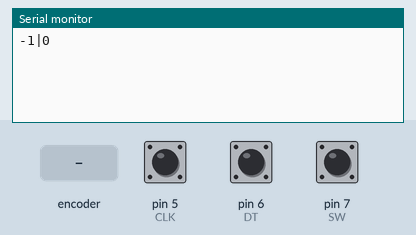
The sketch below on a simulated Arduino Uno, built with avr-gcc and run on an emulated ATmega328P. Parts: the last lines printed to the serial monitor. The test bench sets the inputs (shaded band); at power-on: pin 7 (SW) HIGH, pin 5 (CLK) HIGH, pin 6 (DT) HIGH.

Above: at 1.2 s.
1.3 s: rotary encoder on pin 5 (CLK) / pin 6 (DT) turned 1 step (first pin leading)
At 2.6 s:
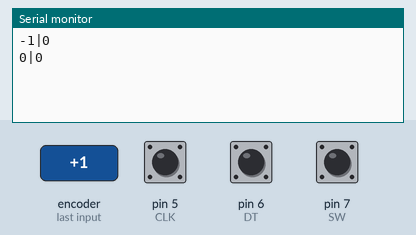
3.0 s: pin 7 (SW) pulled LOW for 0.15 s
At 4.2 s:
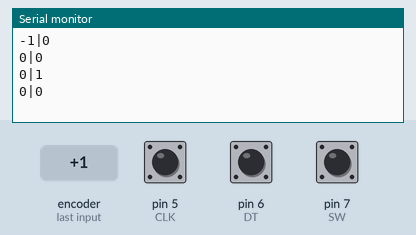
4.6 s: rotary encoder on pin 5 (CLK) / pin 6 (DT) turned 1 step (first pin leading)
At 5.3 s:
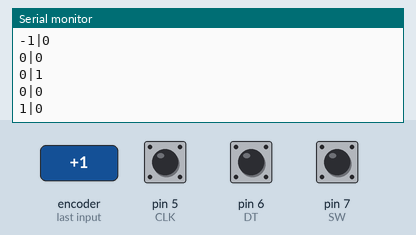
6.3 s: pin 7 (SW) pulled LOW for 1 s
At 7.9 s:
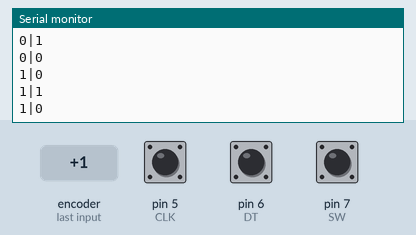
Timing chart, 0 to 9.4 s (numbered marks = the images above; inputs shaded):
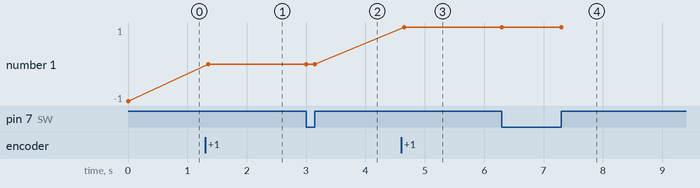

Measured:
- after the input at 1.3 s, the serial monitor: prints a new line after 0.05 s (image 1)
- after the input at 3.0 s, the serial monitor: prints a new line at once (image 2)
- after the input at 4.6 s, the serial monitor: prints a new line after 0.05 s (image 3)
- after the input at 6.3 s, the serial monitor: prints a new line at once (image 4)

The sketch:

drehschalter_test.ino
```cpp
int DT;
int CLK;
int SW;
int Position;
int Letzte_Position;
int n;
int Taster;
int Letzte_Taster;

int b_oben_rechts = 8;

void setup() {
  // initialize the pushbutton pin as an input:
  pinMode(b_oben_rechts, INPUT);

DT = 6;
CLK = 5;
SW = 7;
Position = 0;
Letzte_Position = LOW;
n = LOW;
Taster = LOW;
Letzte_Taster = LOW;
pinMode (CLK, INPUT_PULLUP);
pinMode (DT, INPUT_PULLUP);
pinMode (SW, INPUT_PULLUP);
Serial.begin (115200);
}
void loop() {
n = digitalRead(CLK);
Taster = !digitalRead(SW);
if (Taster != Letzte_Taster){
Serial.print (Position);
Serial.print ("|");
Serial.println (Taster);
delay(10);
Letzte_Taster = Taster;
}
if ((Letzte_Position == LOW) && (n == HIGH)) {
if (digitalRead(DT) == LOW) {
Position++;
} else {
Position--;
}
Serial.print (Position);
Serial.print ("|");
Serial.println (Taster);
}
Letzte_Position = n;
}
```
